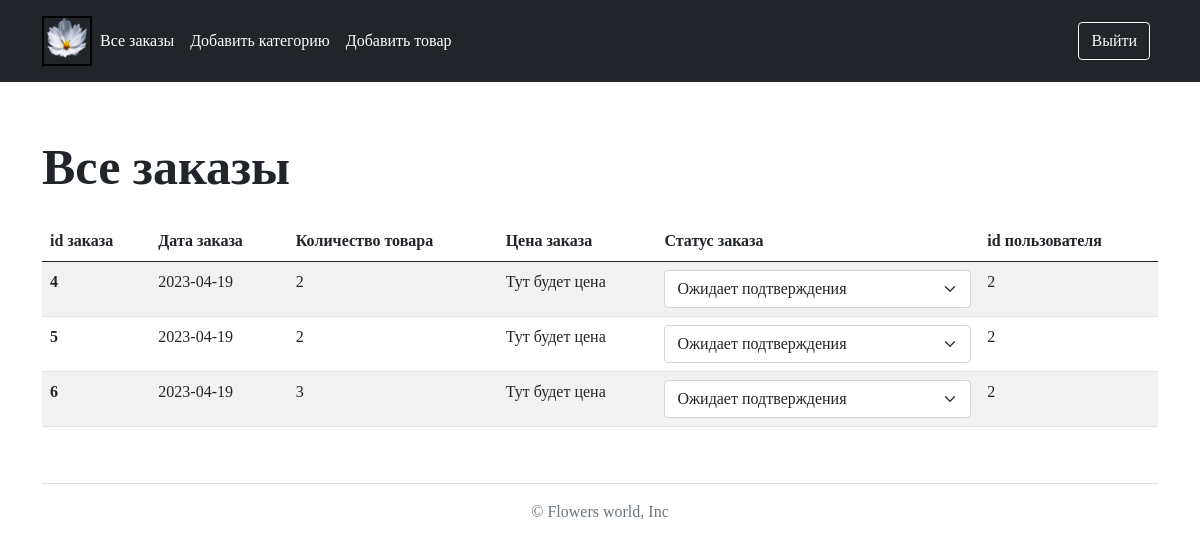
Page /all_orders.php (signed in) on the committed database.
### tables this page shows
CREATE TABLE `orders` (
  `id` int(10) NOT NULL,
  `id_user` int(10) NOT NULL,
  `date` date NOT NULL,
  `status` varchar(150) NOT NULL,
  `products` varchar(1000) NOT NULL
);

### backend/fill_all_orders.php (the view, shortened to what this page needs)
<?
    require_once 'connect.php';
    $query_result = mysqli_query($connect, "SELECT * FROM `orders`");
    while($row = mysqli_fetch_assoc($query_result)):
        $position = explode(';', $row['products']);
    ?>
    <tr>
            <th scope="row"><?php echo $row['id']?></th>
            <td><?php echo $row['date']?></td>
            <td><?php echo count($position)?></td>
            <td>Тут будет цена</td>
            <td>
                <select name="sortBy" class="form-select" aria-label="Default select example">
                    <option selected><?php echo $row['status']?></option>
                </select></td>
            <td><?php echo $row['id_user']?></td>
    </tr>
    <?endwhile;?>

### css/style.css (style rules this page uses)
* { font-family: my-font; }

### rows in the picture
orders: id "4", date "2023-04-19", products "2", sortBy "Ожидает подтверждения", id_user "2"
orders: id "5", date "2023-04-19", products "2", sortBy "Ожидает подтверждения", id_user "2"
orders: id "6", date "2023-04-19", products "3", sortBy "Ожидает подтверждения", id_user "2"
